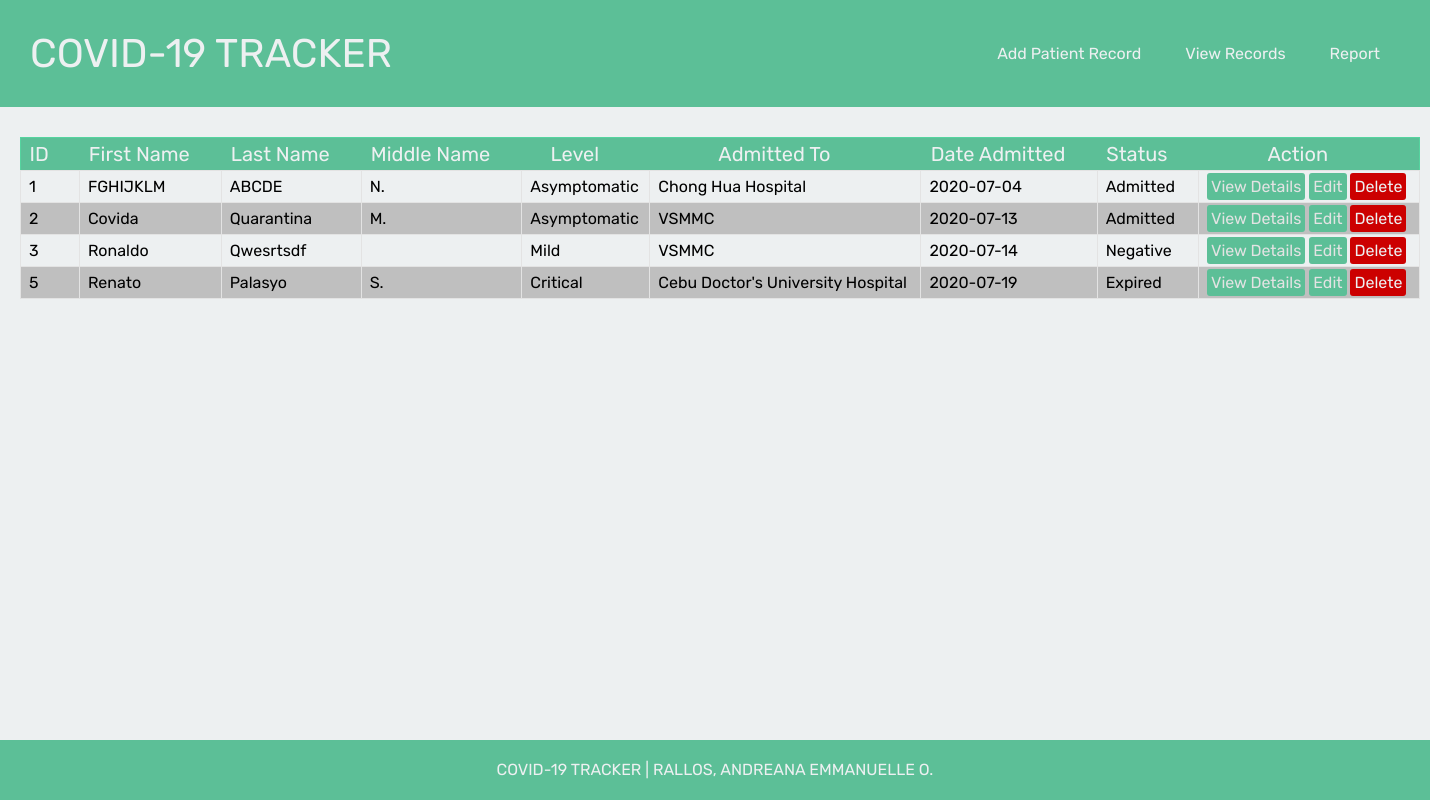
The page / on the database its author committed.
### tables this page shows
CREATE TABLE `patient` (
  `id` int(8) NOT NULL,
  `lname` varchar(50) NOT NULL,
  `fname` varchar(50) NOT NULL,
  `minitial` varchar(3) DEFAULT NULL,
  `barangay` varchar(50) NOT NULL,
  `municipality` varchar(50) NOT NULL,
  `city` varchar(50) NOT NULL,
  `map_add` varchar(100) NOT NULL,
  `age` int(3) NOT NULL,
  `gender` varchar(6) NOT NULL,
  `civil_stat` varchar(50) NOT NULL,
  `pos_date` date NOT NULL,
  `level` varchar(50) NOT NULL,
  `hospital` varchar(50) NOT NULL,
  `admit_date` date NOT NULL,
  `status` varchar(50) NOT NULL
);

### index.php (the view, shortened to what this page needs)
<?php
            $sql="SELECT * from patient";
            $con = config::connect();
            $query =$con->prepare($sql);
            $query->execute();
            $results=$query->fetchAll(PDO::FETCH_OBJ);
            ?>
            <?php require "header.php"?>
            <main>
            <table>
                <tr>
                    <th>ID</th>
                    <th>First Name</th>
                    <th>Last Name</th>
                    <th>Middle Name</th>
                    <th>Level</th>
                    <th>Admitted To</th>
                    <th>Date Admitted</th>
                    <th>Status</th>
                    <th>Action</th>
                </tr>
                    <?php foreach ($results as $pat): ?>
                    <tr>
                    <td><?php echo $pat->id; ?></td>
                    <td><?php echo $pat->fname; ?></td>
                    <td><?php echo $pat->lname; ?></td>
                    <td><?php echo $pat->minitial; ?></td>
                    <td><?php echo $pat->level; ?></td>
                    <td><?php echo $pat->hospital; ?></td>
                    <td><?php echo $pat->admit_date; ?></td>
                    <td><?php echo $pat->status; ?></td>
                    <td><a href="view.php?id=<?= $pat->id ?>" class="btn btn-submit">View Details</a> <a href="Edit.php?id=<?= $pat->id ?>" class="btn btn-submit">Edit</a>
                    <a href="delete.php?id=<?= $pat->id ?>" class="btn btn-danger">Delete</a>
                    </td>
                    </tr>
                    <?php endforeach ?>
            </table>
        </main>
        <?php require "footer.php"?>

### styles.css (style rules this page uses)
* { box-sizing: border-box; margin: 0; padding: 0; }
body { background-color: #edf0f1; padding-bottom: 58px; }
li, a { font-family: 'Rubik', sans-serif; font-weight:400; font-size: 16px; color: #edf0f1; text-decoration: none; }
main { width:90vw; margin: 0; padding:30px 20px; }

### main.css (style rules this page uses)
table { border: 1px solid #55d49f; border-radius: 3px; border-collapse: collapse; width: 1400px; }
table th { text-align: center; background-color: #5cbf97; color: #edf0f1; padding: 4px 30px 4px 8px; font-family: 'Rubik', sans-serif; font-weight:400; font-size: 20px; margin-top: 20px; }
table td { border: 1px solid #e3e3e3; padding: 6px 8px; font-family: 'Rubik', sans-serif; font-weight:400; font-size: 16px; }
table tr:nth-child(odd) td { background-color: #bfbfbf; }
.btn-submit { background-color:#5cbf97; padding:4px 4px 4px 4px; border-radius: 3px; margin-top: 5px; color:#e3e3e3; }
.btn-danger { background-color:#cc0000; padding:4px 4px 4px 4px; border-radius: 3px; }

### rows shown on the page
patient: id "1", fname "FGHIJKLM", lname "ABCDE", minitial "N.", level "Asymptomatic", hospital "Chong Hua Hospital", admit_date "2020-07-04", status "Admitted"
patient: id "2", fname "Covida", lname "Quarantina", minitial "M.", level "Asymptomatic", hospital "VSMMC", admit_date "2020-07-13", status "Admitted"
patient: id "3", fname "Ronaldo", lname "Qwesrtsdf", level "Mild", hospital "VSMMC", admit_date "2020-07-14", status "Negative"
patient: id "5", fname "Renato", lname "Palasyo", minitial "S.", level "Critical", hospital "Cebu Doctor's University Hospital", admit_date "2020-07-19", status "Expired"
